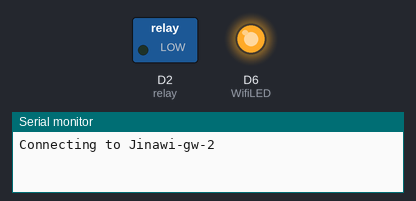
Recording of a sketch running on a simulated ESP8266 (NodeMCU). Shown: switched loads named in the sketch (green lamp = pin HIGH), output pins drawn as LEDs (lit = HIGH), the last lines printed to the serial monitor. WiFi joins after 1.5 s; servers stay silent unless stated; uploads are accepted with an empty reply.

Above: at 0.1 s.
At 1.6 s:
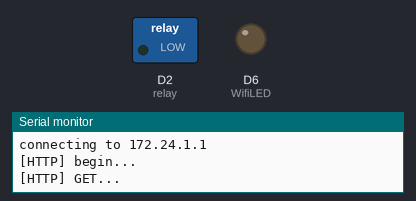
Timing chart, 0 to 3.1 s (numbered marks = the images above):
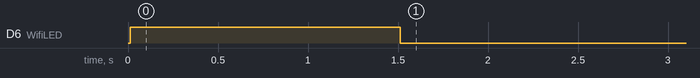

The sketch:

NodeMCUhttp.ino
```cpp
#include <ArduinoJson.h>
#include <ESP8266WiFi.h>
#include <ESP8266HTTPClient.h>
#define USE_SERIAL Serial

//WiFI Configuration
  const char* ssid     = "Jinawi-gw-2";
  const char* password = "jinawi123";

//API Server Data
  //const char* host = "35.198.211.124:1801";//restapi
  const char * host = "172.24.1.1";//gateway
  const char * stringUrl = "/update.php?field1=1";


//declare Variable
  int batteryPin = A0;
  const int WifiLED = D6;
  const int relay = D2;

void setup() {
  // initialize the digital pin as an output.
  pinMode(batteryPin, INPUT);
  pinMode (WifiLED, OUTPUT);
  pinMode (relay, OUTPUT);
  digitalWrite (WifiLED, LOW);
  //digitalWrite (relay, LOW);

  Serial.begin(9600);
  delay(10);

  // We start by connecting to a WiFi network

  Serial.println();
  Serial.println();
  Serial.print("Connecting to ");
  Serial.println(ssid);

  WiFi.mode(WIFI_STA);
  WiFi.begin(ssid, password);

}


void loop() {

  while (WiFi.status() != WL_CONNECTED) {
    digitalWrite (WifiLED, HIGH);
    delay(500);
    Serial.print(".");
  }

  Serial.println("");
  Serial.println("WiFi connected");
   digitalWrite (WifiLED, LOW);
  Serial.print("IP address: ");
  Serial.println(WiFi.localIP());

  Serial.print("connecting to ");
  Serial.println(host);

    HTTPClient http;

 USE_SERIAL.print("[HTTP] begin...\n");

        String url = "http://";
        url += host;
        url += stringUrl;
        // configure traged server and url
       http.begin(url); //HTTP
        //http.begin("http://10.5.5.26/update.php"); //HTTP

        USE_SERIAL.print("[HTTP] GET...\n");
        // start connection and send HTTP header
        int httpCode = http.GET();

        // httpCode will be negative on error
        if(httpCode > 0) {
            // HTTP header has been send and Server response header has been handled
            USE_SERIAL.printf("[HTTP] GET... code: %d\n", httpCode);

            // file found at server
            if(httpCode == HTTP_CODE_OK) {
                String payload = http.getString();
                USE_SERIAL.println(payload);

                StaticJsonBuffer<300> JSONBuffer;   //Memory pool
                JsonObject& parsed = JSONBuffer.parseObject(payload); //Parse message

                if (!parsed.success()) {   //Check for errors in parsing
                  Serial.println("Parsing failed");
                  delay(5000);
                  return;
                }

                String lampu = parsed["gateway_status"];
                if(lampu == "on"){
                  digitalWrite (relay, HIGH);
                  Serial.println("Relay ON");
                }else{
                  digitalWrite (relay, LOW);
                  Serial.println("Relay OFF");
                }

            }
        } else {
            USE_SERIAL.printf("[HTTP] GET... failed, error: %s\n", http.errorToString(httpCode).c_str());
        }

        http.end();

  Serial.println();
  Serial.println("closing connection");
  delay(1000);
}
```

Measured:
- by itself, D6 (WifiLED): LOW → HIGH at 0.01 s, → LOW 1.5 s later
